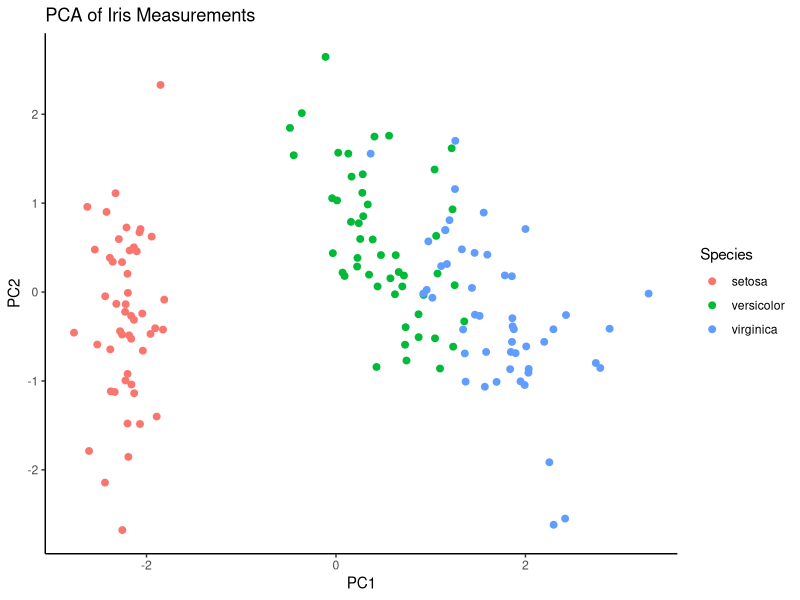
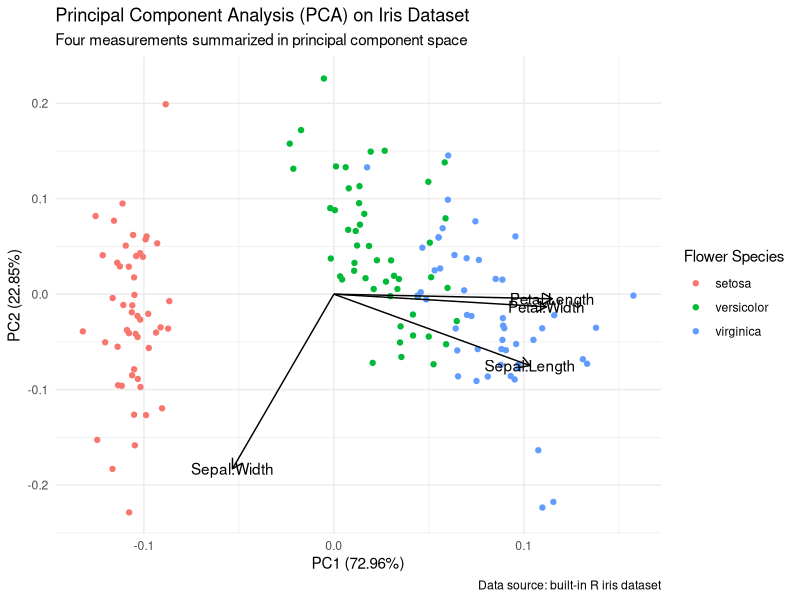
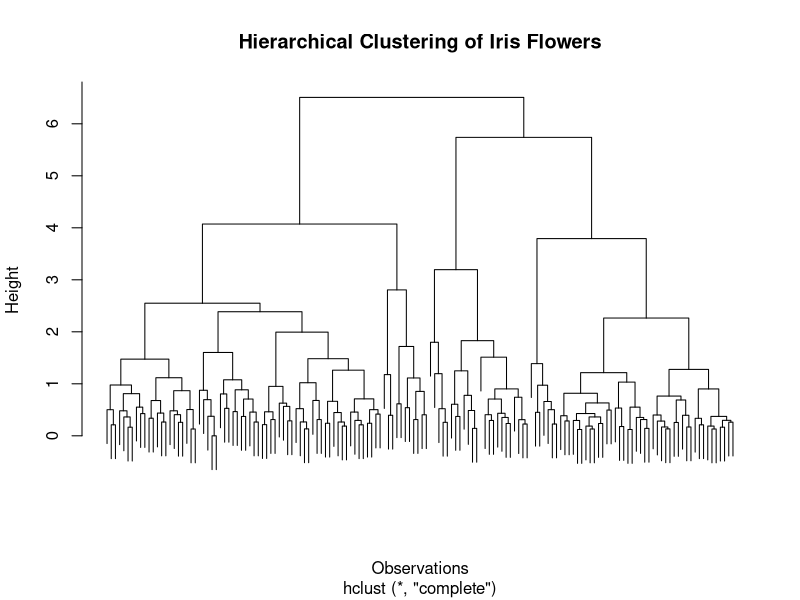
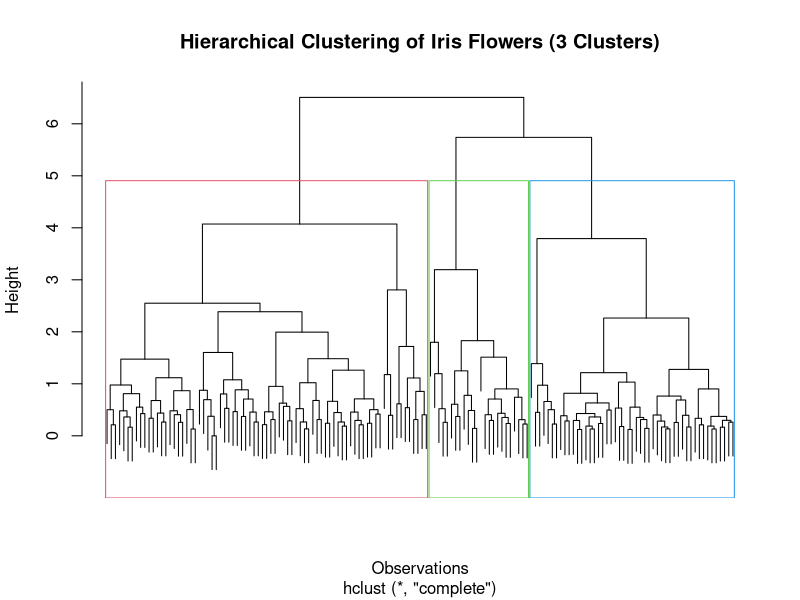
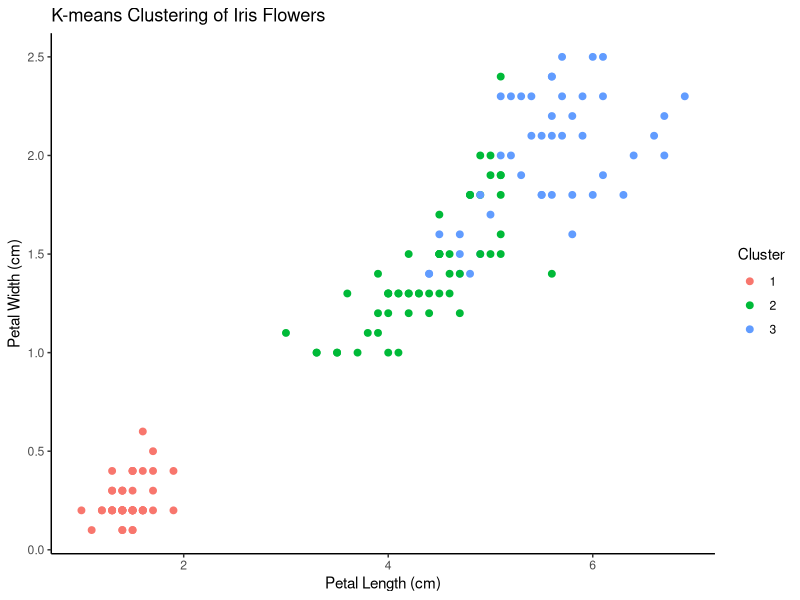
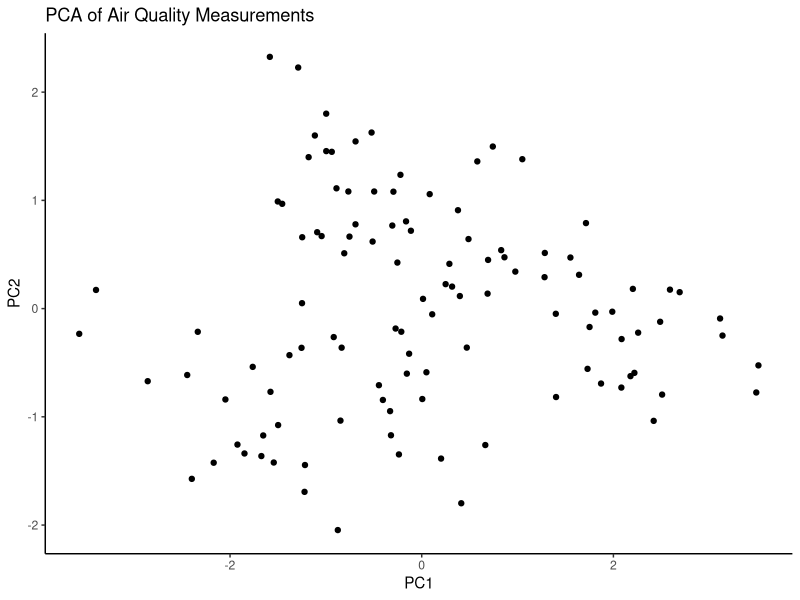
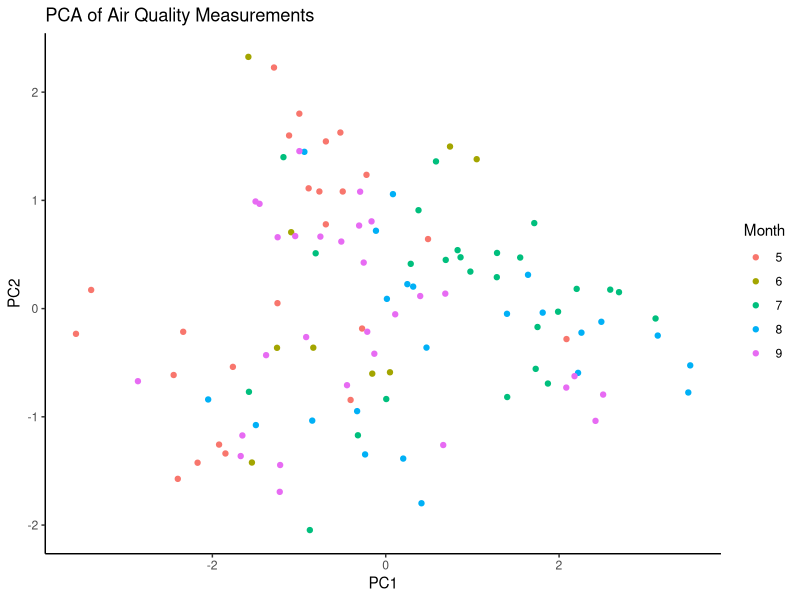
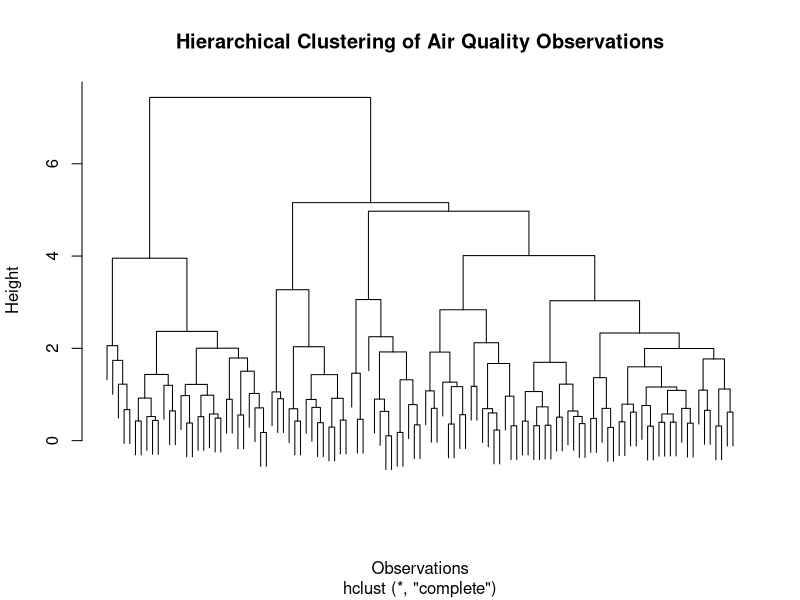

Source code (R) for these figures, in order:
## ---- chunk 1
library(tidyverse)
library(ggfortify)

data(iris)
head(iris)
str(iris)
summary(iris)
dim(iris)
## ---- chunk 2
iris_data <- iris[, 1:4]
head(iris_data)
## ---- chunk 3
pca_result <- prcomp(iris_data, center = TRUE, scale. = TRUE)

names(pca_result)
str(pca_result)
head(pca_result$x)
summary(pca_result)
## ---- chunk 4
pca_scores <- as.data.frame(pca_result$x)
pca_scores$Species <- iris$Species
head(pca_scores)

ggplot(pca_scores, aes(x = PC1, y = PC2, color = Species)) +
  geom_point(size = 2) +
  labs(
    title = "PCA of Iris Measurements",
    x = "PC1",
    y = "PC2",
    color = "Species"
  ) +
  theme_classic()
## ---- chunk 5
pca_model <- prcomp(iris[, 1:4], center = TRUE, scale. = TRUE)

autoplot(
  pca_model,
  data = iris,
  colour = "Species",
  loadings = TRUE,
  loadings.label = TRUE,
  loadings.colour = "black",
  loadings.label.colour = "black"
) +
  theme_minimal() +
  labs(
    title = "Principal Component Analysis (PCA) on Iris Dataset",
    subtitle = "Four measurements summarized in principal component space",
    caption = "Data source: built-in R iris dataset",
    colour = "Flower Species"
  )
## ---- chunk 6
iris_scaled <- scale(iris_data)
dist_matrix <- dist(iris_scaled, method = "euclidean")
## ---- chunk 7
hclust_result <- hclust(dist_matrix, method = "complete")
## ---- chunk 8
plot(
  hclust_result,
  labels = FALSE,
  main = "Hierarchical Clustering of Iris Flowers",
  xlab = "Observations",
  ylab = "Height"
)
## ---- chunk 9
groups <- cutree(hclust_result, k = 3)

plot(
  hclust_result,
  labels = FALSE,
  main = "Hierarchical Clustering of Iris Flowers (3 Clusters)",
  xlab = "Observations",
  ylab = "Height"
)
rect.hclust(hclust_result, k = 3, border = 2:4)

iris$Cluster <- as.factor(groups)
head(iris)
table(iris$Species, iris$Cluster)
## ---- chunk 10
set.seed(123)

kmeans_result <- kmeans(
  iris_scaled,
  centers = 3,
  nstart = 20
)

kmeans_result
names(kmeans_result)
head(kmeans_result$cluster)

iris$KMeans_Cluster <- as.factor(kmeans_result$cluster)
head(iris)
table(iris$Species, iris$KMeans_Cluster)
## ---- chunk 11
ggplot(
  iris,
  aes(x = Petal.Length, y = Petal.Width, color = KMeans_Cluster)
) +
  geom_point(size = 2) +
  labs(
    title = "K-means Clustering of Iris Flowers",
    x = "Petal Length (cm)",
    y = "Petal Width (cm)",
    color = "Cluster"
  ) +
  theme_classic()

table(iris$Species, iris$KMeans_Cluster)
## ---- chunk 12
data(airquality)
head(airquality)
str(airquality)
summary(airquality)
## ---- chunk 13
colSums(is.na(airquality))

air_data <- airquality[, c("Ozone", "Solar.R", "Wind", "Temp")]
air_complete <- na.omit(air_data)

dim(air_data)
dim(air_complete)
head(air_complete)
## ---- chunk 14
air_pca <- prcomp(air_complete, center = TRUE, scale. = TRUE)

names(air_pca)
head(air_pca$x)
summary(air_pca)

air_pca_summary <- summary(air_pca)
air_pc12_variance <- sum(air_pca_summary$importance[2, 1:2])
air_pc12_variance
## ---- chunk 15
air_pca_scores <- as.data.frame(air_pca$x)

ggplot(air_pca_scores, aes(x = PC1, y = PC2)) +
  geom_point() +
  labs(
    title = "PCA of Air Quality Measurements",
    x = "PC1",
    y = "PC2"
  ) +
  theme_classic()
## ---- chunk 16
air_complete_data <- airquality[
  complete.cases(airquality[, c("Ozone", "Solar.R", "Wind", "Temp")]),
]

stopifnot(nrow(air_complete_data) == nrow(air_pca_scores))
air_pca_scores$Month <- factor(air_complete_data$Month)

ggplot(air_pca_scores, aes(x = PC1, y = PC2, color = Month)) +
  geom_point() +
  labs(
    title = "PCA of Air Quality Measurements",
    x = "PC1",
    y = "PC2",
    color = "Month"
  ) +
  theme_classic()
## ---- chunk 17
air_scaled <- scale(air_complete)
air_dist <- dist(air_scaled, method = "euclidean")
air_hclust <- hclust(air_dist, method = "complete")

plot(
  air_hclust,
  labels = FALSE,
  main = "Hierarchical Clustering of Air Quality Observations",
  xlab = "Observations",
  ylab = "Height"
)
## ---- chunk 18
set.seed(123)

air_kmeans <- kmeans(
  air_scaled,
  centers = 3,
  nstart = 20
)

air_pca_scores$Cluster <- as.factor(air_kmeans$cluster)

ggplot(air_pca_scores, aes(x = PC1, y = PC2, color = Cluster)) +
  geom_point() +
  labs(
    title = "K-means Clusters in PCA Space: Air Quality",
    x = "PC1",
    y = "PC2",
    color = "K-means Cluster"
  ) +
  theme_classic()
## ---- chunk 19
air_cluster_results <- air_complete_data
air_cluster_results$KMeans_Cluster <- as.factor(air_kmeans$cluster)

month_cluster_table <- table(
  Month = air_cluster_results$Month,
  KMeans_Cluster = air_cluster_results$KMeans_Cluster
)

month_cluster_table
